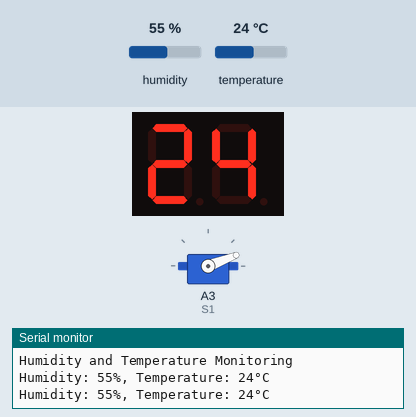
This sketch was run on a simulated Arduino Uno, built with avr-gcc and run on an emulated ATmega328P. On the bench: 2-digit seven-segment display, servo, the last lines printed to the serial monitor. Wiring (inferred from the names in the program): 2-digit 7-segment display, segments lit when HIGH: segments pin 2, pin 3, pin 4, pin 5, pin 6, pin 7, pin 8, pin 9, pin 10, pin 11, pin 12, A0, A1, A2. Inputs (shaded band) come from the test bench; at power-on: temperature 24 °C, humidity 55 %. The segment pins are drawn as the display they are named for.

Above: at 14.1 s.
14.2 s: temperature set to 12 °C
At 15.1 s:
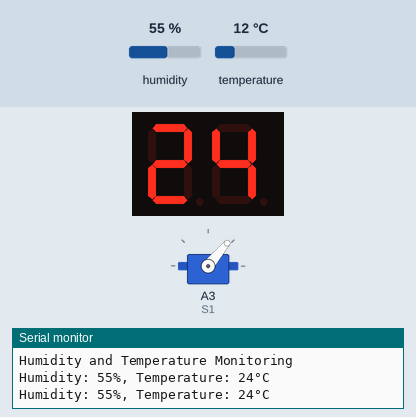
At 27.81 s:
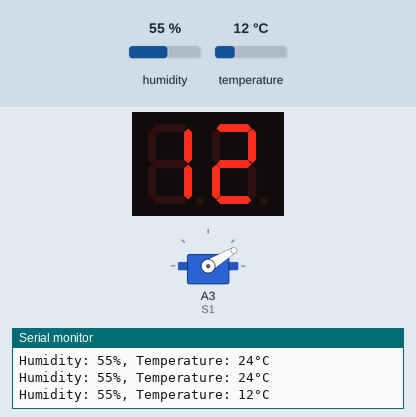
28.2 s: humidity set to 40 %
At 29.04 s:
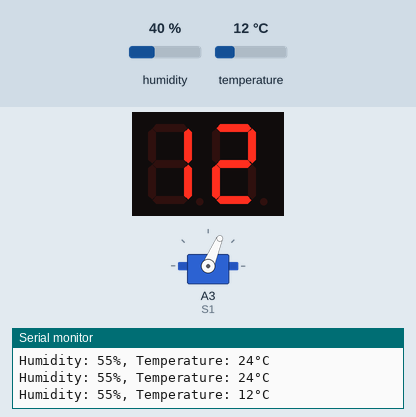
38.2 s: temperature set to 19 °C
48.2 s: humidity set to 22 %
Timing chart, 0 to 59.2 s (numbered marks = the images above; inputs shaded):
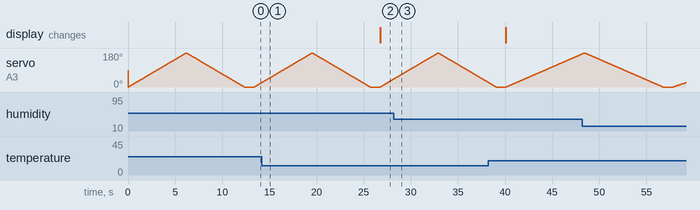

The sketch:

Mini_project_final.ino
```cpp
#include <DHT.h>
#include <Servo.h>

#define DHTTYPE DHT11
#define DHTPIN 13

DHT dht(DHTPIN, DHTTYPE);
Servo S1;

const int tensDigitSegments[7] = {2, 3, 4, 5, 6, 7, 8};
const int unitsDigitSegments[7] = {9, 10, 11, 12, A0, A1, A2};

const int digits[10][7] = {
    {1, 1, 1, 1, 1, 1, 0},  // 0
    {0, 1, 1, 0, 0, 0, 0},  // 1
    {1, 1, 0, 1, 1, 0, 1},  // 2
    {1, 1, 1, 1, 0, 0, 1},  // 3
    {0, 1, 1, 0, 0, 1, 1},  // 4
    {1, 0, 1, 1, 0, 1, 1},  // 5
    {1, 0, 1, 1, 1, 1, 1},  // 6
    {1, 1, 1, 0, 0, 0, 0},  // 7
    {1, 1, 1, 1, 1, 1, 1},  // 8
    {1, 1, 1, 1, 0, 1, 1}   // 9
};

void displayDigit(int digit, const int segmentPins[]) {
    for (int i = 0; i < 7; i++) {
        digitalWrite(segmentPins[i], digits[digit][i] ? HIGH : LOW);
    }
}

void oscillateServo(int delayTime) {
    for (int pos = 0; pos <= 180; pos++) {
        S1.write(pos);
        delay(delayTime);
    }
    for (int pos = 180; pos >= 0; pos--) {
        S1.write(pos);
        delay(delayTime);
    }
}

void setup() {
    Serial.begin(9600);
    dht.begin();
    S1.attach(A3);
    Serial.println("Humidity and Temperature Monitoring");

    for (int i = 0; i < 7; i++) {
        pinMode(tensDigitSegments[i], OUTPUT);
        pinMode(unitsDigitSegments[i], OUTPUT);
    }
}

void loop() {
    // Read sensor values
    int humidity = dht.readHumidity();
    int temperature = dht.readTemperature();

    // Validate sensor readings
    if (isnan(humidity) || isnan(temperature)) {
        Serial.println("Failed to read from DHT sensor!");
        return;
    }

    // Display temperature on 7-segment
    int tensDigit = temperature / 10;
    int unitsDigit = temperature % 10;

    displayDigit(tensDigit, tensDigitSegments);
    displayDigit(unitsDigit, unitsDigitSegments);

    Serial.print("Humidity: ");
    Serial.print(humidity);
    Serial.print("%, Temperature: ");
    Serial.print(temperature);
    Serial.println("°C");

    // Map humidity to servo speed
    int delayTime = map(humidity, 35, 90, 50, 5); // Faster oscillation for higher humidity
    oscillateServo(delayTime);
    delay(1000);
}
```

Measured:
- after the input at 14.2 s, the display: changes after 12.5 s (image 2)
